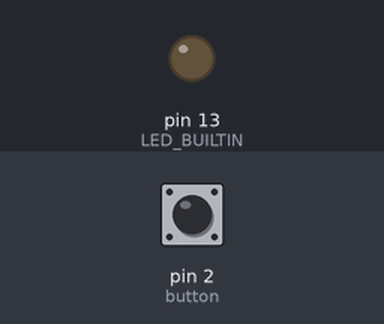
A sketch run on a simulated Arduino Uno, built with avr-gcc and run on an emulated ATmega328P. On the bench: output pins drawn as LEDs (lit = HIGH). Inputs (shaded band) come from the test bench; at power-on: pin 2 (button) LOW.

Above: at 1.2 s.
1.3 s: pin 2 (button) pulled HIGH for 0.15 s
At 1.37 s:
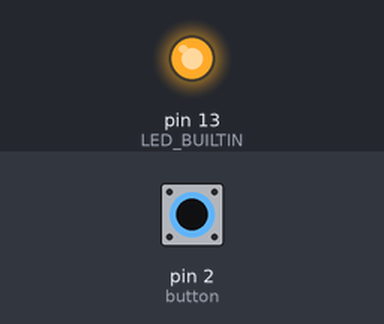
2.9 s: pin 2 (button) pulled HIGH for 3.2 s
At 6.8 s:
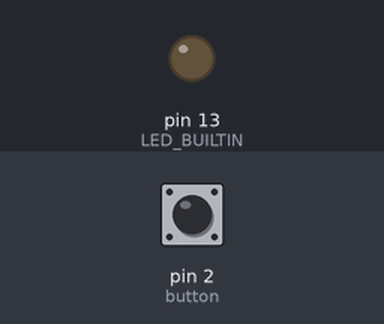
Timing chart, 0 to 8.3 s (numbered marks = the images above; inputs shaded):
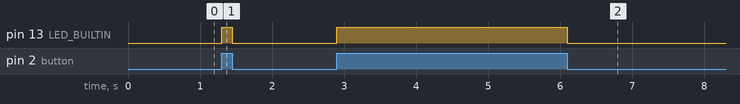

Measured:
- after the input at 1.3 s, pin 13 (LED_BUILTIN): LOW → HIGH at once, → LOW 0.15 s later
- after the input at 2.9 s, pin 13 (LED_BUILTIN): LOW → HIGH at once, → LOW 3.2 s later

The sketch:

exe02_button_led.ino
```cpp
const int button = 2;
int buttonState = 0;

void setup() {
  pinMode(LED_BUILTIN, OUTPUT);
  pinMode(button, INPUT);
}

void loop() {
  buttonState = digitalRead(button);

  if (buttonState == HIGH) { //Se botão estiver pressionado (HIGH)
    digitalWrite(LED_BUILTIN, HIGH); // acende o led do pino 13.
  }
  else { //se não estiver pressionado
    digitalWrite(LED_BUILTIN, LOW); //deixa o led do pino 13 apagado
  }
}
```
